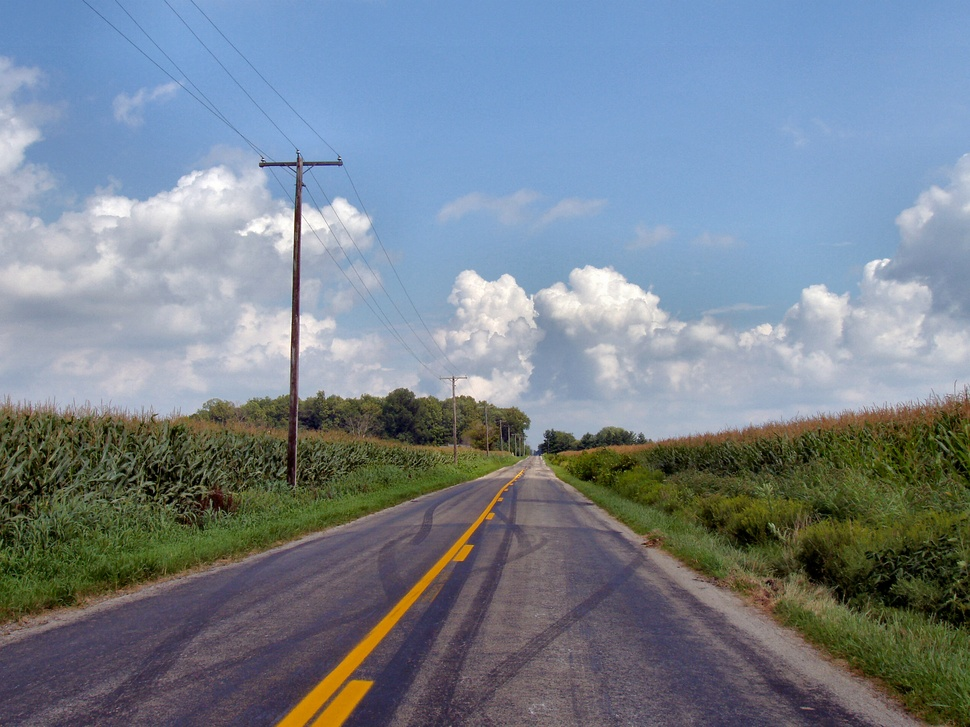
#> input picture opencv/project1/road.jpg, 970 x 727 px, shrunk from 2560 x 1920 before the run
$ python detector.py
#> lines starting #> are read from the running program, lines starting #| are printed output that depends on the picture; after the words box and inside, x2 and y2 are one past the last pixel; in counts of white or black regions, pixels touching at a corner belong together
import cv2
import numpy as np
import matplotlib.pyplot as plt

def region_of_interest(img, vertices):
    mask = np.zeros_like(img)
    #channel_count = img.shape[2]
    match_mask_color = 255
    cv2.fillPoly(mask, vertices, match_mask_color)
    masked_image = cv2.bitwise_and(img, mask)
    return masked_image

def draw_the_lines(img, lines):
    img = np.copy(img)
    blank_image = np.zeros((img.shape[0], img.shape[1], 3), np.uint8)

    for line in lines:
        for x1, y1, x2, y2 in line:
            cv2.line(blank_image, (x1, y1), (x2,y2), (0,255,0), thickness=6)

    img = cv2.addWeighted(img, 0.8, blank_image, 1, 0.0)
    return img


image = cv2.imread('road.jpg')
#> image is the input picture: shape (727, 970, 3); mean B, G, R 142.5, 131.2, 119.8
image = cv2.cvtColor(image, cv2.COLOR_BGR2RGB)

print(image.shape)
#| (727, 970, 3)
height = image.shape[0]
#> height = 727
width = image.shape[1]
#> width = 970

ROI_verties = [
    (0,height),
    (width/2 +  100, height/2 + 200),
    (width, height)

]
#> ROI_verties = [(0, 727), (585, 563.5), (970, 727)]

gray_image = cv2.cvtColor(image, cv2.COLOR_RGB2GRAY)
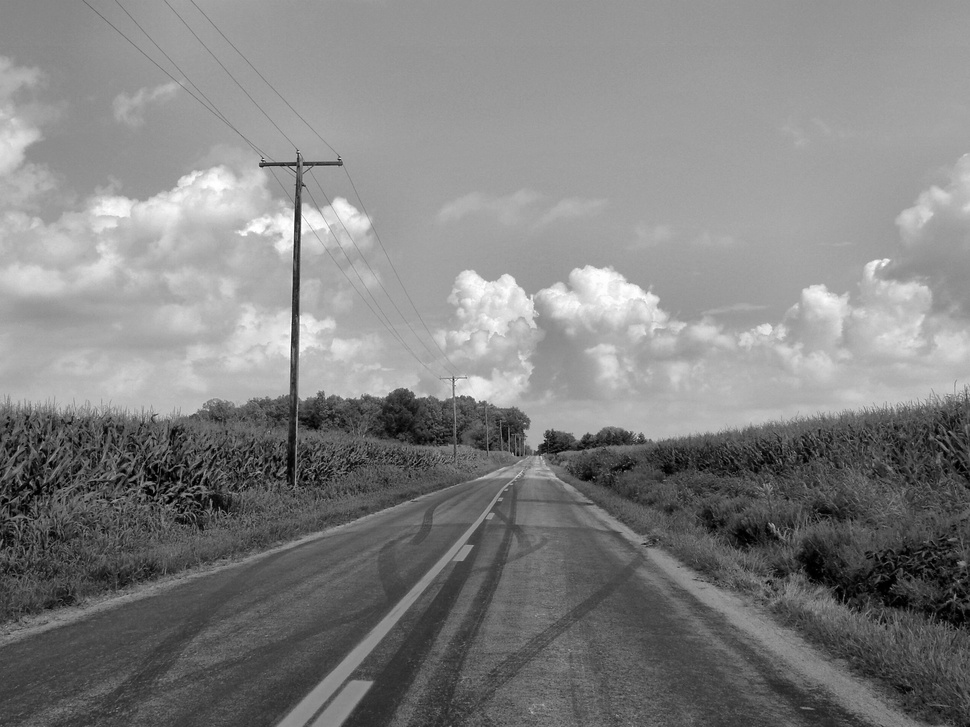
#> gray_image: shape (727, 970); min 0, max 255, mean 129.1
canny_image = cv2.Canny(gray_image, 100, 200)
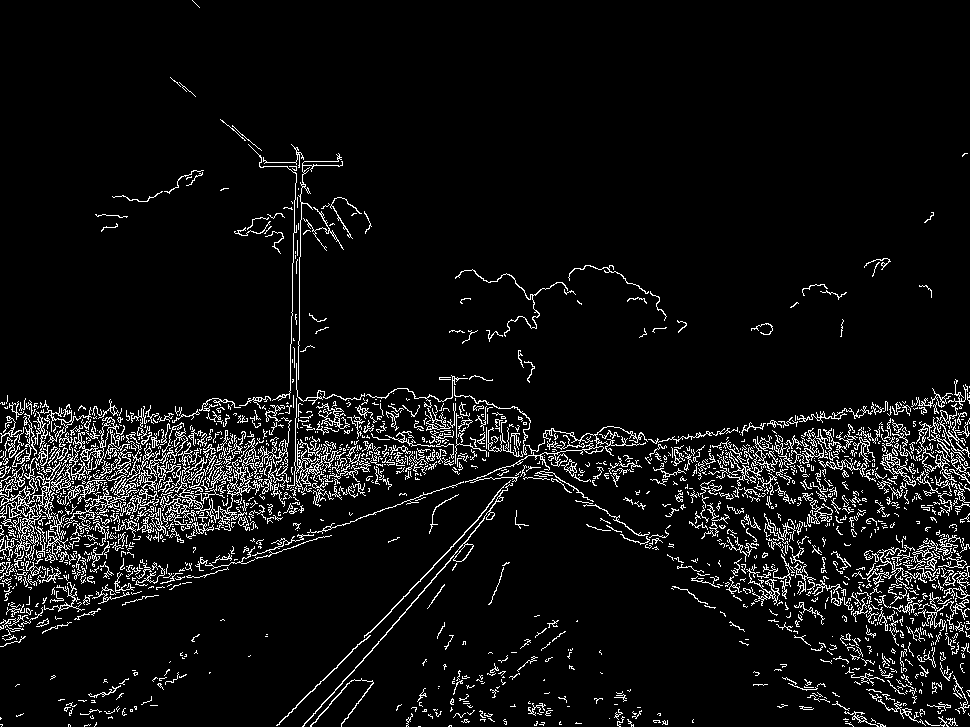
#> canny_image: shape (727, 970); 6.4% white in thin lines or dots


cropped_image = region_of_interest(canny_image, np.array([ROI_verties], np.int32))
#> in region_of_interest, `cv2.fillPoly(mask, vertices, match_mask_color)`:
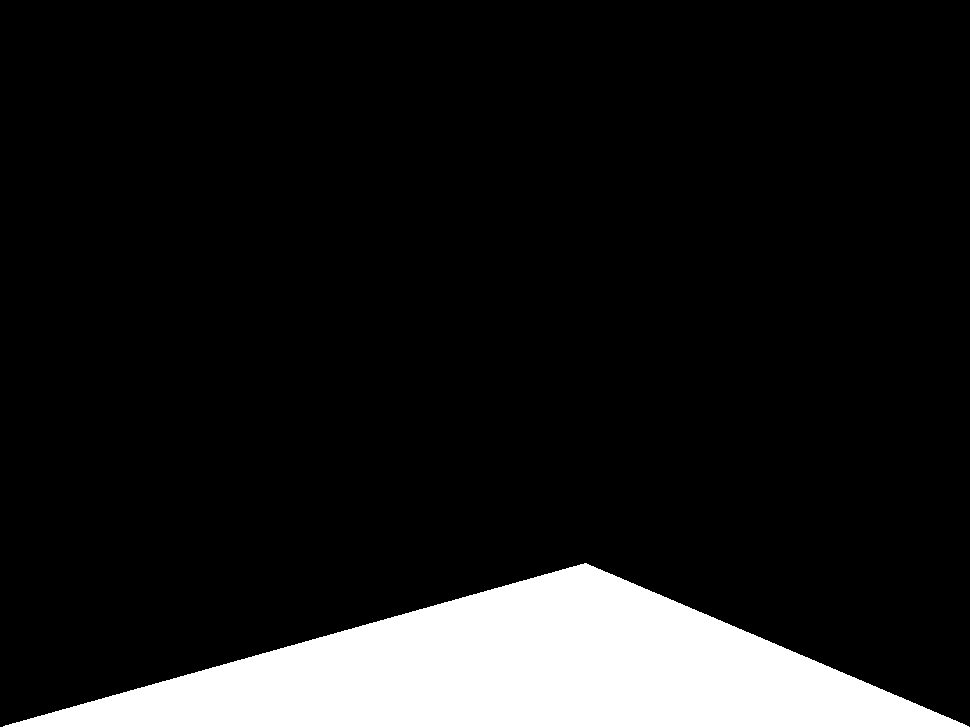
#> mask: shape (727, 970); 11.3% white; 1 white region, box (x1, y1, x2, y2) and area: (3, 563, 969, 727) 79613
#> in region_of_interest, `masked_image = cv2.bitwise_and(img, mask)`:
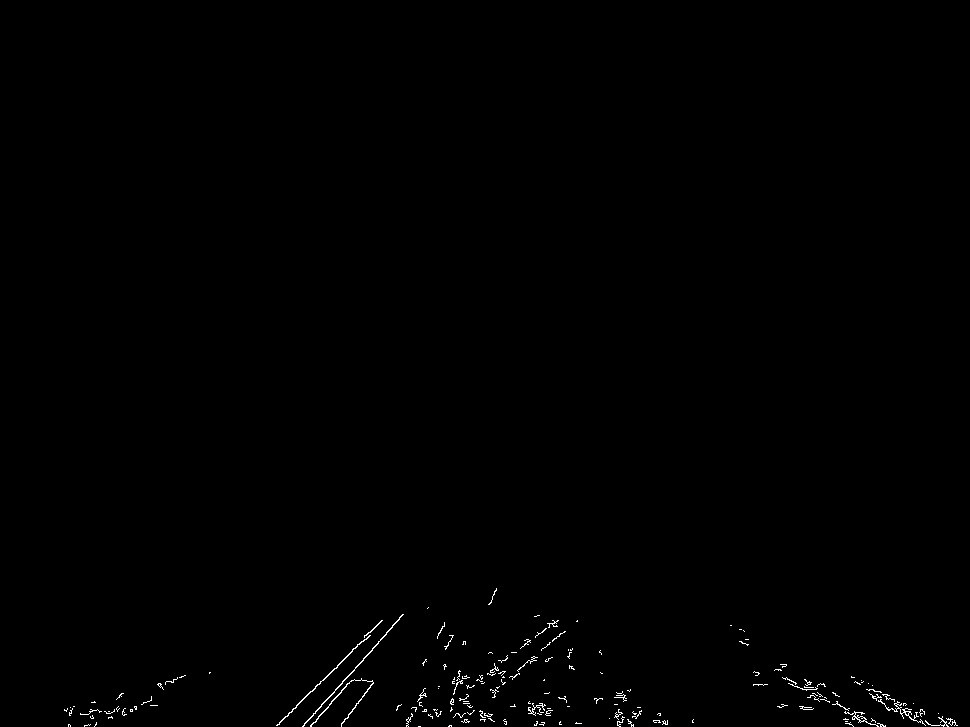
#> masked_image: shape (727, 970); 0.41% white in thin lines or dots, all inside (x1, y1, x2, y2) = (64, 588, 958, 727)
lines = cv2.HoughLinesP(cropped_image,
                        rho =6,
                        theta = np.pi/180,
                        threshold = 160,
                        lines=np.array([]),
                        minLineLength=40,
                        maxLineGap=25)
#> lines = 51 rows, first 6: [617, 721, 692, 721], [617, 722, 693, 722], [292, 709, 353, 709], [296, 705, 356, 705], [396, 709, 452, 709], [903, 718, 950, 718]

image_with_lines = draw_the_lines(image, lines)
#> the loop in draw_the_lines, `for line in lines:` made 51 passes
#> line on passes 1 to 12: [[617, 721, 692, 721]], [[617, 722, 693, 722]], [[292, 709, 353, 709]], [[296, 705, 356, 705]], [[396, 709, 452, 709]], [[903, 718, 950, 718]], [[622, 720, 692, 720]], [[510, 706, 569, 706]], [[408, 717, 491, 715]], [[412, 715, 492, 714]], [[461, 721, 506, 721]], [[66, 711, 132, 711]]
#> after the loop in draw_the_lines, `for line in lines:`:
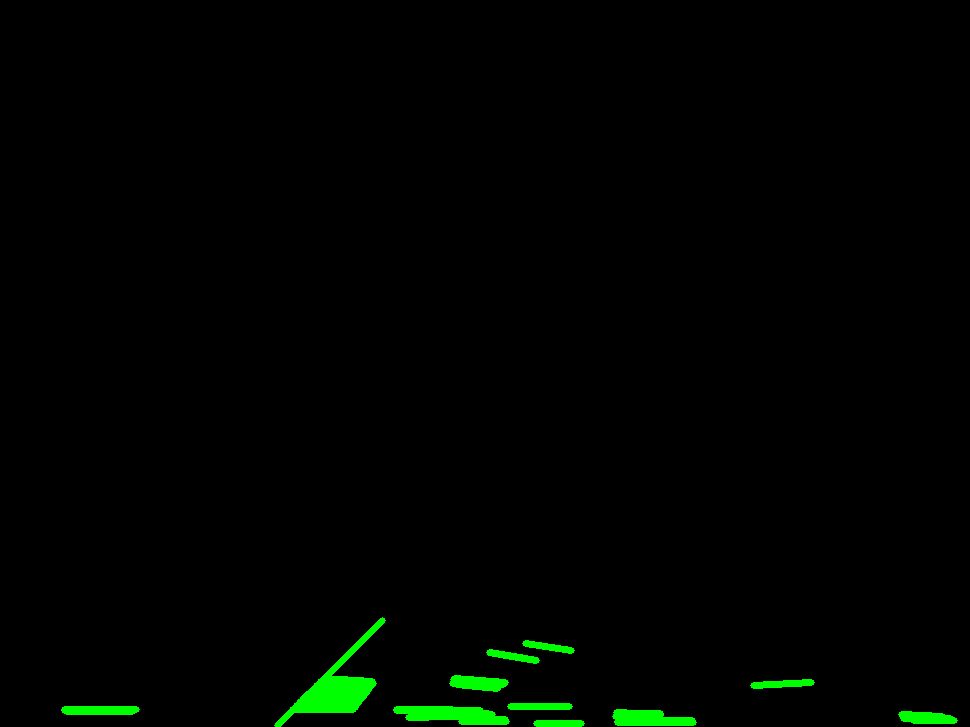
#> blank_image: shape (727, 970, 3); mean of channels 0, 1, 2 0, 3.5, 0; drawn as B, G, R
#> in draw_the_lines, `img = cv2.addWeighted(img, 0.8, blank_image, 1, 0.0)`:
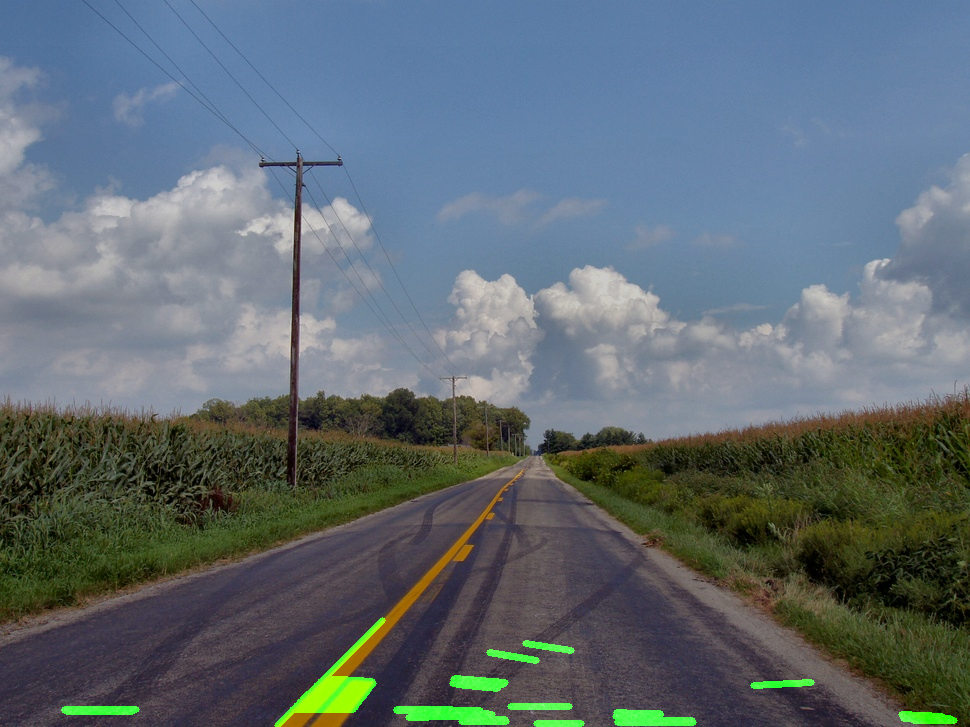
#> img: shape (727, 970, 3); mean R, G, B 95.8, 107.4, 114
plt.imshow(image_with_lines)
plt.show()
